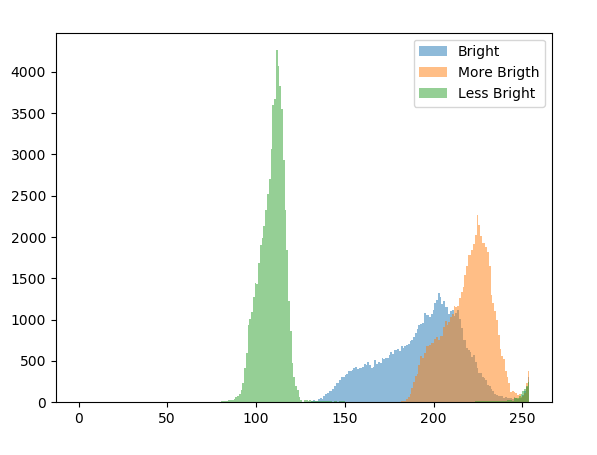

This chart was generated by the following Python code:
import cv2
import numpy as np
from matplotlib import pyplot as plt

"""
    Plot the histogram
    img --> imagen
    fig --> the number of the imagen
"""

"""
    God link
    http://stackoverflow.com/questions/6871201/plot-two-histograms-at-the-same-time-with-matplotlib
"""

def plot (img, fig, name):
    bins = 256
    range_scale = [0,254]

   # plt.figure(fig)
    plt.hist(img.ravel(),bins,range_scale, label=name, alpha=0.5);
    plt.legend(loc='upper right')

"""
    Just the driver of the program
"""

if(__name__=="__main__"):
    name1 = "More Brigth"
    name2 = "Bright"
    name3 = "Less Bright"

    img1 = cv2.imread('../assets/images/hand_1.jpg',  0)
    img2 = cv2.imread('../assets/images/hand_2.jpg',  0)
    img3 = cv2.imread('../assets/images/hand_3.jpg',  0)
    
    plot(img1, 1, name2)
    plot(img2, 2, name1)
    plot(img3, 3, name3)
    
    plt.show()
